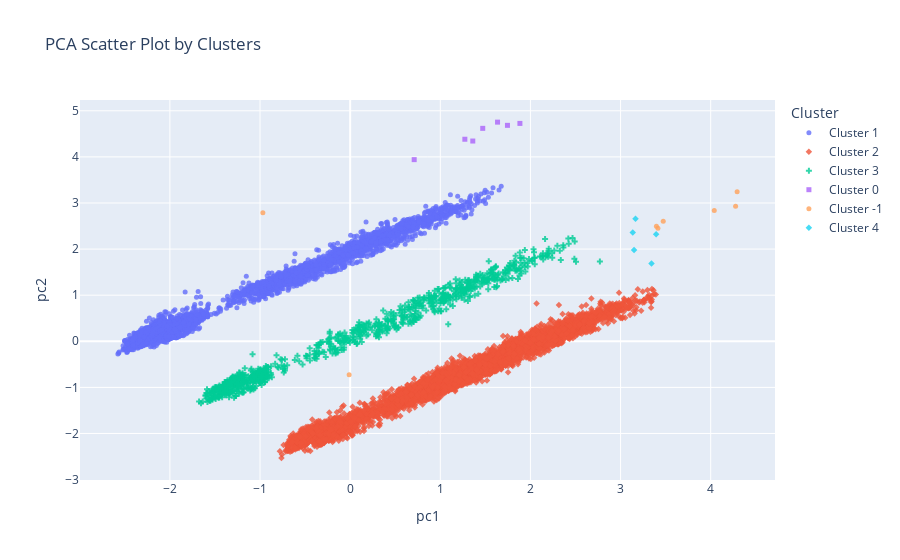

Notebook cell for this chart:
### Markdown cell above
### 3.3 Cluster Based Predictions

### Code cell
from sklearn.cluster import HDBSCAN
from utils.plotting import plot_clusters
# Sample random data from your PCA-transformed DataFrame


scaler = StandardScaler()
scaled_df = pd.DataFrame(scaler.fit_transform(sub_ordinal_df.copy()),
                             columns=sub_ordinal_df.columns)

pca = PCA(n_components=2)
pca_df = pd.DataFrame(pca.fit_transform(scaled_df.copy()), columns=["pc1", "pc2"])

# Apply K-Means
dbscan = HDBSCAN(min_samples=10, alpha=0.5)
clusters = dbscan.fit_predict(pca_df)
dbscan_pca_df = pca_df.copy()
dbscan_pca_df["Cluster"] = clusters
clustered_df = scaled_df.copy()
clustered_df["Cluster"] = clusters
plot_clusters(dbscan_pca_df, "pc1", "pc2", "Cluster")

### Figure 1 — Plotly figure (JSON) as saved in the notebook; plotly's stock layout.template omitted (floating-point values rounded to 4 significant figures; data arrays with more than 128 entries replaced by an {"elided": "..."} marker saying what was removed)
{"data": [{"marker": {"color": "#636EFA", "opacity": 0.8, "size": 5, "symbol": "circle"}, "mode": "markers", "name": "Cluster 1", "type": "scatter", "x": {"elided": "4243 float values"}, "y": {"elided": "4243 float values"}}, {"marker": {"color": "#EF553B", "opacity": 0.8, "size": 5, "symbol": "diamond"}, "mode": "markers", "name": "Cluster 2", "type": "scatter", "x": {"elided": "4858 float values"}, "y": {"elided": "4858 float values"}}, {"marker": {"color": "#00CC96", "opacity": 0.8, "size": 5, "symbol": "cross"}, "mode": "markers", "name": "Cluster 3", "type": "scatter", "x": {"elided": "879 float values"}, "y": {"elided": "879 float values"}}, {"marker": {"color": "#AB63FA", "opacity": 0.8, "size": 5, "symbol": "square"}, "mode": "markers", "name": "Cluster 0", "type": "scatter", "x": [0.7104, 1.272, 1.471, 1.745, 1.36, 1.883, 1.635], "y": [3.94, 4.383, 4.619, 4.684, 4.344, 4.726, 4.754]}, {"marker": {"color": "#FFA15A", "opacity": 0.8, "size": 5, "symbol": "circle"}, "mode": "markers", "name": "Cluster -1", "type": "scatter", "x": [4.039, 3.473, -0.0114, 4.293, 4.276, 3.398, -0.9684, 3.414], "y": [2.835, 2.606, -0.7267, 3.243, 2.931, 2.494, 2.788, 2.453]}, {"marker": {"color": "#19D3F3", "opacity": 0.8, "size": 5, "symbol": "diamond"}, "mode": "markers", "name": "Cluster 4", "type": "scatter", "x": [3.395, 3.15, 3.135, 3.343, 3.166], "y": [2.321, 1.978, 2.36, 1.687, 2.66]}], "layout": {"legend": {"title": {"text": "Cluster"}}, "title": {"text": "PCA Scatter Plot by Clusters"}, "xaxis": {"title": {"text": "pc1"}}, "yaxis": {"title": {"text": "pc2"}}}}
